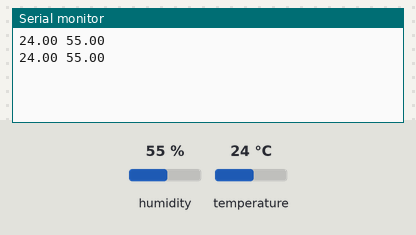
The sketch below on a simulated Arduino Uno, built with avr-gcc and run on an emulated ATmega328P. Parts: the last lines printed to the serial monitor. The inputs (shaded band) are chosen by the test bench; at power-on: humidity 55 %, temperature 24 °C.

Above: at 2.8 s.
2.9 s: humidity set to 22 %
At 4.9 s:
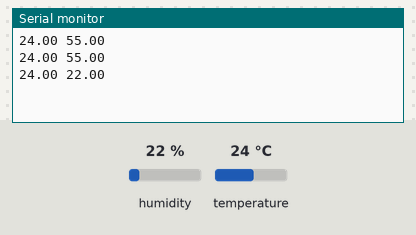
5.6 s: temperature set to 12 °C
At 7.3 s:
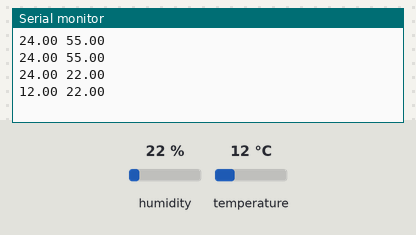
8.3 s: humidity set to 40 %
At 10.9 s:
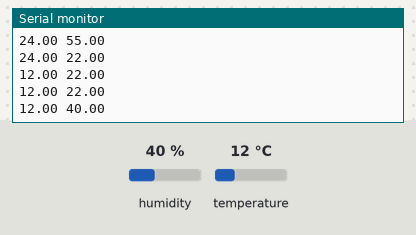
Timing chart, 0 to 12.4 s (numbered marks = the images above; inputs shaded):
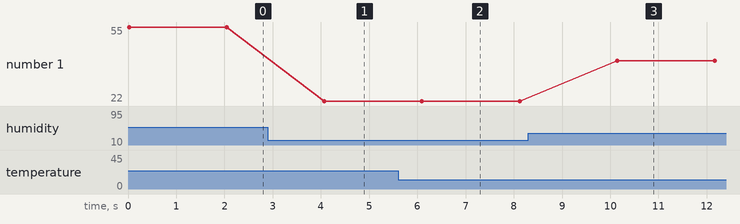

Measured:
- after the input at 2.9 s, the serial monitor: prints a new line after 1.2 s (image 1)
- after the input at 5.6 s, the serial monitor: prints a new line after 0.50 s (image 2)
- after the input at 8.3 s, the serial monitor: prints a new line after 1.8 s (image 3)
- plotted number 1: 55 → 22 after the input at 2.9 s, 22 → 40 after the input at 8.3 s

The sketch:

dhtsensor.ino
```cpp
#include <DHT.h>

#define DHTPIN 2
#define DHTTYPE DHT11

DHT dht(DHTPIN, DHTTYPE);

void setup(){
  Serial.begin(9600);
  dht.begin();
}

void loop(){
  float h = dht.readHumidity();
  float t = dht.readTemperature();
  Serial.print(t);
  Serial.print(" ");
  Serial.println(h);
  delay(2000);
}
```
